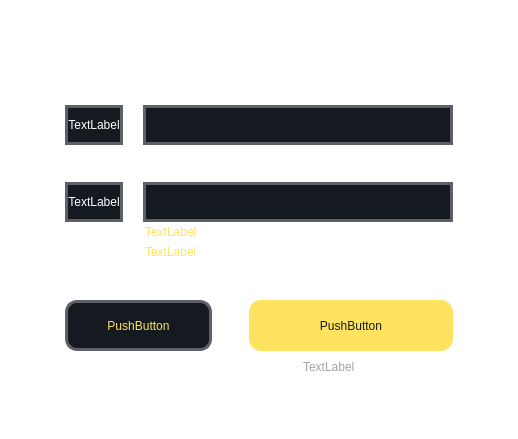
<?xml version="1.0" encoding="UTF-8"?>
<ui version="4.0">
 <class>WidgetLogin</class>
 <widget class="QWidget" name="WidgetLogin">
  <property name="geometry">
   <rect>
    <x>0</x>
    <y>0</y>
    <width>518</width>
    <height>439</height>
   </rect>
  </property>
  <property name="windowTitle">
   <string>Form</string>
  </property>
  <property name="styleSheet">
   <string notr="true">#WidgetLogin{background-color: rgba(255, 255, 255, 0);}
</string>
  </property>
  <layout class="QGridLayout" name="gridLayout">
   <property name="leftMargin">
    <number>0</number>
   </property>
   <property name="topMargin">
    <number>0</number>
   </property>
   <property name="rightMargin">
    <number>0</number>
   </property>
   <property name="bottomMargin">
    <number>0</number>
   </property>
   <property name="spacing">
    <number>0</number>
   </property>
   <item row="0" column="0">
    <widget class="QWidget" name="widget" native="true">
     <property name="styleSheet">
      <string notr="true">#widget{border-image: url(:/image/bj_login.png);}
</string>
     </property>
     <layout class="QHBoxLayout" name="horizontalLayout_9" stretch="122,721,122">
      <property name="spacing">
       <number>0</number>
      </property>
      <property name="leftMargin">
       <number>0</number>
      </property>
      <property name="topMargin">
       <number>0</number>
      </property>
      <property name="rightMargin">
       <number>0</number>
      </property>
      <property name="bottomMargin">
       <number>0</number>
      </property>
      <item>
       <spacer name="horizontalSpacer">
        <property name="orientation">
         <enum>Qt::Horizontal</enum>
        </property>
        <property name="sizeHint" stdset="0">
         <size>
          <width>121</width>
          <height>20</height>
         </size>
        </property>
       </spacer>
      </item>
      <item>
       <layout class="QVBoxLayout" name="verticalLayout" stretch="57,39,51,56,52,56,20,20,52,72,8,12,8,20,59">
        <property name="spacing">
         <number>0</number>
        </property>
        <item>
         <spacer name="verticalSpacer_2">
          <property name="orientation">
           <enum>Qt::Vertical</enum>
          </property>
          <property name="sizeHint" stdset="0">
           <size>
            <width>20</width>
            <height>40</height>
           </size>
          </property>
         </spacer>
        </item>
        <item>
         <layout class="QHBoxLayout" name="horizontalLayout_8" stretch="110,89,20,192,209">
          <property name="spacing">
           <number>0</number>
          </property>
          <item>
           <spacer name="horizontalSpacer_9">
            <property name="orientation">
             <enum>Qt::Horizontal</enum>
            </property>
            <property name="sizeHint" stdset="0">
             <size>
              <width>40</width>
              <height>20</height>
             </size>
            </property>
           </spacer>
          </item>
          <item>
           <widget class="QLabel" name="label_8">
            <property name="styleSheet">
             <string notr="true">border-image: url(:/image/logo_login.png);</string>
            </property>
            <property name="text">
             <string/>
            </property>
           </widget>
          </item>
          <item>
           <spacer name="horizontalSpacer_11">
            <property name="orientation">
             <enum>Qt::Horizontal</enum>
            </property>
            <property name="sizeHint" stdset="0">
             <size>
              <width>40</width>
              <height>20</height>
             </size>
            </property>
           </spacer>
          </item>
          <item>
           <widget class="QLabel" name="label_7">
            <property name="styleSheet">
             <string notr="true">QLabel{background-color: rgba(255, 255, 255, 0);
color: rgb(255, 255, 255);border:none;}
</string>
            </property>
            <property name="text">
             <string/>
            </property>
           </widget>
          </item>
          <item>
           <spacer name="horizontalSpacer_10">
            <property name="orientation">
             <enum>Qt::Horizontal</enum>
            </property>
            <property name="sizeHint" stdset="0">
             <size>
              <width>40</width>
              <height>20</height>
             </size>
            </property>
           </spacer>
          </item>
         </layout>
        </item>
        <item>
         <spacer name="verticalSpacer_6">
          <property name="orientation">
           <enum>Qt::Vertical</enum>
          </property>
          <property name="sizeHint" stdset="0">
           <size>
            <width>20</width>
            <height>40</height>
           </size>
          </property>
         </spacer>
        </item>
        <item>
         <layout class="QHBoxLayout" name="horizontalLayout" stretch="108,36,576">
          <property name="spacing">
           <number>0</number>
          </property>
          <item>
           <widget class="QLabel" name="label">
            <property name="styleSheet">
             <string notr="true">QLabel{background-color: rgb(20, 26, 31);
color: rgb(255, 255, 255);border:3px solid #5d6068;}</string>
            </property>
            <property name="text">
             <string>TextLabel</string>
            </property>
            <property name="alignment">
             <set>Qt::AlignCenter</set>
            </property>
           </widget>
          </item>
          <item>
           <spacer name="horizontalSpacer_8">
            <property name="orientation">
             <enum>Qt::Horizontal</enum>
            </property>
            <property name="sizeHint" stdset="0">
             <size>
              <width>40</width>
              <height>20</height>
             </size>
            </property>
           </spacer>
          </item>
          <item>
           <widget class="QLineEdit" name="lineEdit">
            <property name="sizePolicy">
             <sizepolicy hsizetype="Preferred" vsizetype="Preferred">
              <horstretch>0</horstretch>
              <verstretch>0</verstretch>
             </sizepolicy>
            </property>
            <property name="styleSheet">
             <string notr="true">QLineEdit{background-color: rgb(20, 26, 31);color: rgb(255, 255, 255);border:3px solid #5d6068;padding-left:15px;}</string>
            </property>
            <property name="inputMethodHints">
             <set>Qt::ImhHiddenText|Qt::ImhPreferNumbers</set>
            </property>
           </widget>
          </item>
         </layout>
        </item>
        <item>
         <spacer name="verticalSpacer_4">
          <property name="orientation">
           <enum>Qt::Vertical</enum>
          </property>
          <property name="sizeHint" stdset="0">
           <size>
            <width>20</width>
            <height>40</height>
           </size>
          </property>
         </spacer>
        </item>
        <item>
         <layout class="QHBoxLayout" name="horizontalLayout_3" stretch="108,36,576">
          <property name="spacing">
           <number>0</number>
          </property>
          <item>
           <widget class="QLabel" name="label_2">
            <property name="styleSheet">
             <string notr="true">QLabel{background-color: rgb(20, 26, 31);
color: rgb(255, 255, 255);border:3px solid #5d6068;}</string>
            </property>
            <property name="text">
             <string>TextLabel</string>
            </property>
            <property name="alignment">
             <set>Qt::AlignCenter</set>
            </property>
           </widget>
          </item>
          <item>
           <spacer name="horizontalSpacer_12">
            <property name="orientation">
             <enum>Qt::Horizontal</enum>
            </property>
            <property name="sizeHint" stdset="0">
             <size>
              <width>40</width>
              <height>20</height>
             </size>
            </property>
           </spacer>
          </item>
          <item>
           <widget class="QLineEdit" name="lineEdit_2">
            <property name="sizePolicy">
             <sizepolicy hsizetype="Preferred" vsizetype="Preferred">
              <horstretch>0</horstretch>
              <verstretch>0</verstretch>
             </sizepolicy>
            </property>
            <property name="styleSheet">
             <string notr="true">QLineEdit{background-color: rgb(20, 26, 31);color: rgb(255, 255, 255);border:3px solid #5d6068;padding-left:15px;}</string>
            </property>
            <property name="text">
             <string/>
            </property>
           </widget>
          </item>
         </layout>
        </item>
        <item>
         <layout class="QHBoxLayout" name="horizontalLayout_6" stretch="149,132,438">
          <property name="spacing">
           <number>0</number>
          </property>
          <item>
           <spacer name="horizontalSpacer_4">
            <property name="orientation">
             <enum>Qt::Horizontal</enum>
            </property>
            <property name="sizeHint" stdset="0">
             <size>
              <width>40</width>
              <height>20</height>
             </size>
            </property>
           </spacer>
          </item>
          <item>
           <widget class="QLabel" name="label_4">
            <property name="styleSheet">
             <string notr="true">QLabel{background-color: rgba(255, 255, 255, 0);
color: rgb(255, 226, 96);border:none;}</string>
            </property>
            <property name="text">
             <string>TextLabel</string>
            </property>
           </widget>
          </item>
          <item>
           <spacer name="horizontalSpacer_5">
            <property name="orientation">
             <enum>Qt::Horizontal</enum>
            </property>
            <property name="sizeHint" stdset="0">
             <size>
              <width>40</width>
              <height>20</height>
             </size>
            </property>
           </spacer>
          </item>
         </layout>
        </item>
        <item>
         <layout class="QHBoxLayout" name="horizontalLayout_7" stretch="149,132,438">
          <property name="spacing">
           <number>0</number>
          </property>
          <item>
           <spacer name="horizontalSpacer_7">
            <property name="orientation">
             <enum>Qt::Horizontal</enum>
            </property>
            <property name="sizeHint" stdset="0">
             <size>
              <width>40</width>
              <height>20</height>
             </size>
            </property>
           </spacer>
          </item>
          <item>
           <widget class="QLabel" name="label_5">
            <property name="styleSheet">
             <string notr="true">QLabel{background-color: rgba(255, 255, 255, 0);
color: rgb(255, 226, 96);border:none;}</string>
            </property>
            <property name="text">
             <string>TextLabel</string>
            </property>
           </widget>
          </item>
          <item>
           <spacer name="horizontalSpacer_6">
            <property name="orientation">
             <enum>Qt::Horizontal</enum>
            </property>
            <property name="sizeHint" stdset="0">
             <size>
              <width>40</width>
              <height>20</height>
             </size>
            </property>
           </spacer>
          </item>
         </layout>
        </item>
        <item>
         <spacer name="verticalSpacer_3">
          <property name="orientation">
           <enum>Qt::Vertical</enum>
          </property>
          <property name="sizeHint" stdset="0">
           <size>
            <width>20</width>
            <height>40</height>
           </size>
          </property>
         </spacer>
        </item>
        <item>
         <layout class="QHBoxLayout" name="horizontalLayout_4" stretch="273,69,378">
          <property name="spacing">
           <number>0</number>
          </property>
          <item>
           <widget class="QPushButton" name="pushButton">
            <property name="sizePolicy">
             <sizepolicy hsizetype="Preferred" vsizetype="Preferred">
              <horstretch>0</horstretch>
              <verstretch>0</verstretch>
             </sizepolicy>
            </property>
            <property name="styleSheet">
             <string notr="true">QPushButton{color: rgb(255, 226, 96);
background-color: rgb(20, 26, 31);border-radius:12px;border:3px solid #5d6068;}
</string>
            </property>
            <property name="text">
             <string>PushButton</string>
            </property>
           </widget>
          </item>
          <item>
           <spacer name="horizontalSpacer_14">
            <property name="orientation">
             <enum>Qt::Horizontal</enum>
            </property>
            <property name="sizeHint" stdset="0">
             <size>
              <width>40</width>
              <height>20</height>
             </size>
            </property>
           </spacer>
          </item>
          <item>
           <widget class="QPushButton" name="pushButton_2">
            <property name="sizePolicy">
             <sizepolicy hsizetype="Preferred" vsizetype="Preferred">
              <horstretch>0</horstretch>
              <verstretch>0</verstretch>
             </sizepolicy>
            </property>
            <property name="styleSheet">
             <string notr="true">QPushButton{color: rgb(20, 26, 31);background-color: rgb(255, 226, 96);border-radius:12px;border:none;}</string>
            </property>
            <property name="text">
             <string>PushButton</string>
            </property>
           </widget>
          </item>
         </layout>
        </item>
        <item>
         <spacer name="verticalSpacer_7">
          <property name="orientation">
           <enum>Qt::Vertical</enum>
          </property>
          <property name="sizeHint" stdset="0">
           <size>
            <width>20</width>
            <height>40</height>
           </size>
          </property>
         </spacer>
        </item>
        <item>
         <layout class="QHBoxLayout" name="horizontalLayout_5" stretch="441,180,98">
          <property name="spacing">
           <number>0</number>
          </property>
          <item>
           <spacer name="horizontalSpacer_3">
            <property name="orientation">
             <enum>Qt::Horizontal</enum>
            </property>
            <property name="sizeHint" stdset="0">
             <size>
              <width>40</width>
              <height>20</height>
             </size>
            </property>
           </spacer>
          </item>
          <item>
           <widget class="QLabel" name="label_3">
            <property name="styleSheet">
             <string notr="true">QLabel{background-color: rgba(255, 255, 255, 0);
color: rgb(164, 164, 164);border:none;}</string>
            </property>
            <property name="text">
             <string>TextLabel</string>
            </property>
           </widget>
          </item>
          <item>
           <spacer name="horizontalSpacer_13">
            <property name="orientation">
             <enum>Qt::Horizontal</enum>
            </property>
            <property name="sizeHint" stdset="0">
             <size>
              <width>40</width>
              <height>20</height>
             </size>
            </property>
           </spacer>
          </item>
         </layout>
        </item>
        <item>
         <spacer name="verticalSpacer_5">
          <property name="orientation">
           <enum>Qt::Vertical</enum>
          </property>
          <property name="sizeHint" stdset="0">
           <size>
            <width>20</width>
            <height>40</height>
           </size>
          </property>
         </spacer>
        </item>
        <item>
         <widget class="QLabel" name="label_6">
          <property name="styleSheet">
           <string notr="true">QLabel{background-color: rgba(255, 255, 255, 0);
color: rgb(255, 226, 96);border:none;}</string>
          </property>
          <property name="text">
           <string/>
          </property>
          <property name="alignment">
           <set>Qt::AlignCenter</set>
          </property>
         </widget>
        </item>
        <item>
         <spacer name="verticalSpacer">
          <property name="orientation">
           <enum>Qt::Vertical</enum>
          </property>
          <property name="sizeHint" stdset="0">
           <size>
            <width>20</width>
            <height>40</height>
           </size>
          </property>
         </spacer>
        </item>
       </layout>
      </item>
      <item>
       <spacer name="horizontalSpacer_2">
        <property name="orientation">
         <enum>Qt::Horizontal</enum>
        </property>
        <property name="sizeHint" stdset="0">
         <size>
          <width>62</width>
          <height>20</height>
         </size>
        </property>
       </spacer>
      </item>
     </layout>
    </widget>
   </item>
  </layout>
 </widget>
 <resources/>
 <connections/>
</ui>
